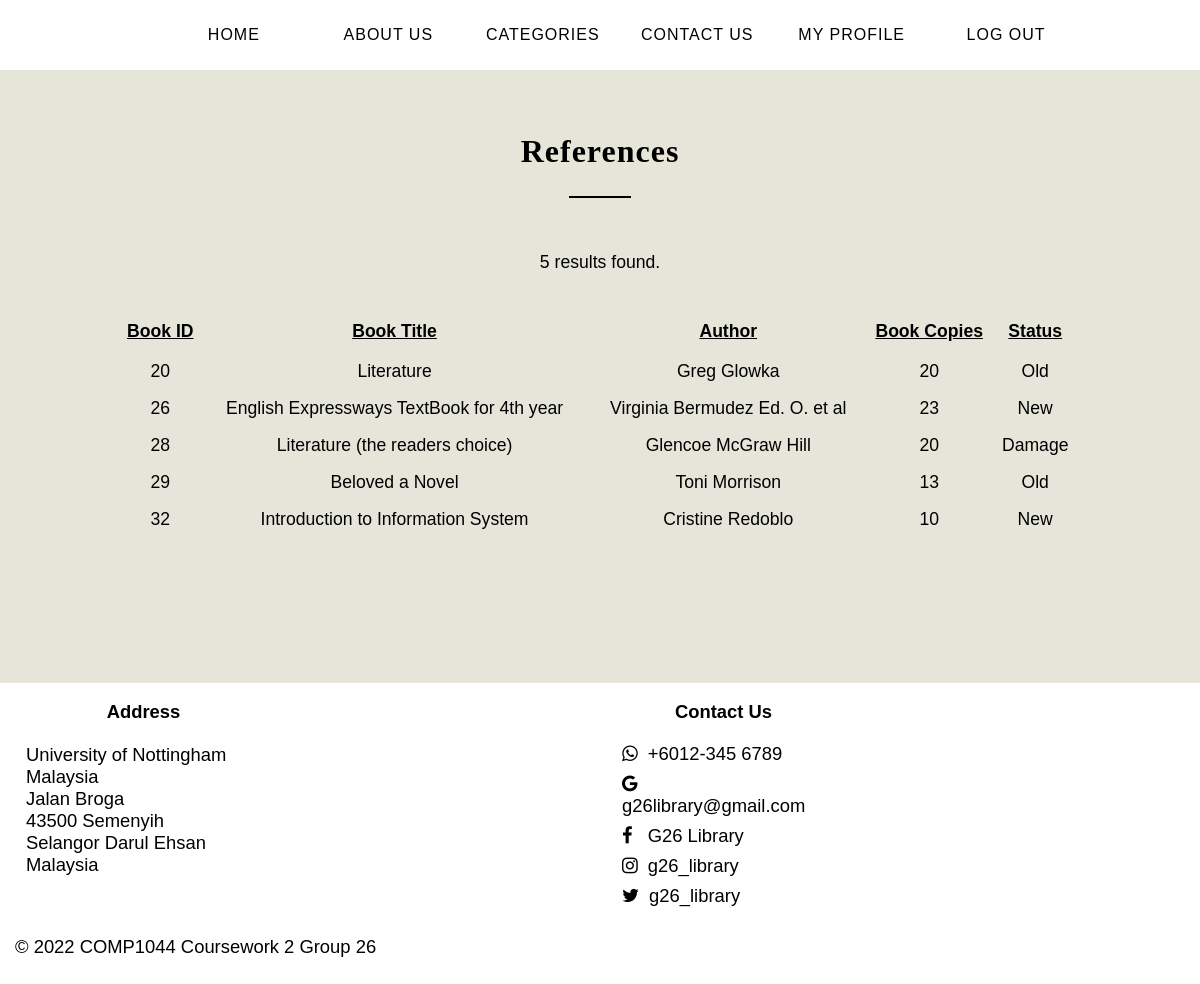
The page /ref.php on the database its author committed.
### tables this page shows
CREATE TABLE `book` (
  `book_id` int(8) NOT NULL,
  `book_title` varchar(80) NOT NULL,
  `category_id` int(8) NOT NULL,
  `author` varchar(80) NOT NULL,
  `book_copies` int(8) NOT NULL,
  `book_publisher` varchar(80) NOT NULL,
  `publisher_city` varchar(80) NOT NULL,
  `isbn` varchar(80) NOT NULL,
  `copyright_year` int(8) NOT NULL,
  `date_receive` date NOT NULL,
  `date_added` date NOT NULL,
  `status` varchar(80) NOT NULL
);

### ref.php (the view, shortened to what this page needs)
<!DOCTYPE html>
<html lang="en">
<head>
	<link rel="stylesheet" href="template.css">
	<link rel="stylesheet" href="form-template.css">
	<link rel="stylesheet" href="https://cdnjs.cloudflare.com/ajax/libs/font-awesome/4.7.0/css/font-awesome.min.css">
</head>
<body>
	<nav>
		<ul>
			<li><a href="home.html">Home</a></li>
			<li><a href="aboutus.html">About Us</a></li>
			<li><a href="categories.html">Categories</a></li>
			<li><a href="#contact-link">Contact Us</a></li>
			<li><a href="profile.php">My Profile</a></li>
			<li><a href="login.html">Log Out</a></li>
		</ul>
	</nav>
	<br><br>
	<h2 class="page-title-heading">References</h2>
	<hr class="page-heading-horizontal-line">
	<br><br>
	<?php
	$conn = new mysqli("localhost","root","","library");
	$sql = "SELECT * from `book` WHERE book.category_id = 9";
	$result = $conn->query($sql);
	if($result->num_rows > 0) {
		if($result->num_rows == 1) {
			echo "<div class='search-result' style='text-align: center'>";
			echo "1 result found.";
			echo "</div><br><br>";
		} else {
			echo "<div class='search-result' style='text-align: center'>";
			echo $result->num_rows." results found.";
			echo "</div><br><br>";
		}
		echo "<table id='bookTable'><tr><th>Book ID</th><th>Book Title</th><th>Author</th><th>Book Copies</th><th>Status</th></tr>";
		while($row = $result->fetch_assoc()) {
			echo "<tr><td>".$row["book_id"]."</td><td>".$row["book_title"]."</td><td>".$row["author"]."</td><td>".$row["book_copies"]."</td><td>".$row["status"]."</td></tr>";
		}
		echo "</table>";
	} else {
		echo "<div class='search-result' style='text-align: center'>";
		echo "No book in current category.";
		echo "</div>";
	}
	?>
	<br><br><br><br>
	<br><br><br><br>
	<footer id="contact-link">
	<table class="footerTable">
		<tr>
			<th>Address</th>
			<th>Contact Us</th>
		</tr>
		<tr>
			<td>University of Nottingham Malaysia<br>Jalan Broga<br>43500 Semenyih<br>Selangor Darul Ehsan<br>Malaysia<br><br></td>
			<td><i class="fa fa-whatsapp"></i>+6012-345 6789<br><i class="fa fa-google"></i>g26library@gmail.com<br><i class="fa fa-facebook"></i> G26 Library<br><i class="fa fa-instagram"></i>g26_library<br><i class="fa fa-twitter"></i>g26_library</td>
		</tr>
	</table>
	<p>&copy; 2022 COMP1044 Coursework 2 Group 26</p>
	</footer>
</body>
</html>

### template.css (style rules this page uses)
html { height: 100%; font-family: "Candara", sans-serif; }
body { background-color: #e6e5da; height: 100%; margin: 0; user-select: none; }
nav { background-color: white; overflow: hidden; height: 70px; margin: 0; }
nav ul { text-align: center; }
nav ul li { display: inline-block; list-style-type: none; }
nav a { float: left; text-align: center; padding: 10px 15px; width: 120px; color: black; letter-spacing: 1px; text-decoration: none; text-transform: uppercase; }
footer { background-color: white; overflow: hidden; padding: 7px 15px; font-size: 115%; color: black; }
footer .footerTable { border-spacing: 10px; }
footer .footerTable th,td { padding-right: 350px; }
footer .footerTable i { padding: 10px 10px 0px 0px; }

### form-template.css (style rules this page uses)
.page-title-heading { text-align: center; font-family: "Book Antiqua", serif; font-size: 200%; letter-spacing: 1px; }
.page-heading-horizontal-line { text-align: center; width: 5%; border: 0.8px solid black; background: black; }

### ref.php (style rules this page uses)
.search-result { width: 35%; margin: auto; font-size: 110%; line-height: 40px; }
#bookTable { width: 80%; margin: auto; padding: 0px; font-size: 110%; }
#bookTable th { padding-bottom: 10px; text-decoration: underline; }
#bookTable td { padding: 5px; line-height: 25px; text-align: center; }

### rows shown on the page
book: book_id "20", book_title "Literature", author "Greg Glowka", book_copies "20", status "Old"
book: book_id "26", book_title "English Expressways TextBook for 4th year", author "Virginia Bermudez Ed. O. et al", book_copies "23", status "New"
book: book_id "28", book_title "Literature (the readers choice)", author "Glencoe McGraw Hill", book_copies "20", status "Damage"
book: book_id "29", book_title "Beloved a Novel", author "Toni Morrison", book_copies "13", status "Old"
book: book_id "32", book_title "Introduction to Information System", author "Cristine Redoblo", book_copies "10", status "New"

### other values the page prints
$result->num_rows "5"
